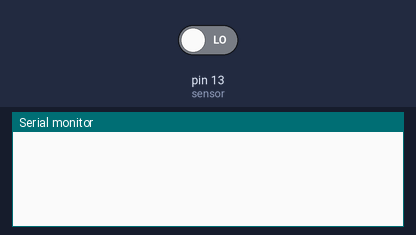
Bench run of a sketch on a simulated Arduino Uno, built with avr-gcc and run on an emulated ATmega328P. On the bench: the last lines printed to the serial monitor. Inputs (shaded band) come from the test bench; at power-on: pin 13 (sensor) LOW.

Above: at 1.8 s.
1.9 s: pin 13 (sensor) driven HIGH
At 3.0 s:
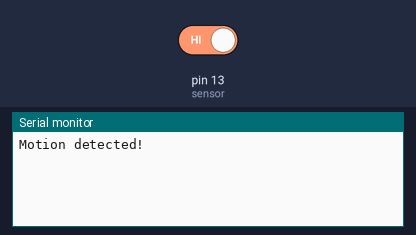
4.0 s: pin 13 (sensor) driven LOW
At 5.7 s:
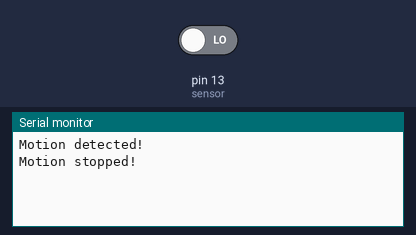

Measured:
- after the input at 1.9 s, the serial monitor: prints a new line after 0.60 s (image 1)
- after the input at 4.0 s, the serial monitor: prints a new line after 0.50 s (image 2)

The sketch:

PIR.ino
```cpp
//int led = 13;                // the pin that the LED is atteched to
int sensor = 13;              // the pin that the sensor is atteched to
int state = LOW;             // by default, no motion detected
int val = 0;                 // variable to store the sensor status (value)

void setup() {
 // pinMode(led, OUTPUT);      // initalize LED as an output
  pinMode(sensor, INPUT);    // initialize sensor as an input
  Serial.begin(9600);        // initialize serial
}

void loop(){
  val = digitalRead(sensor);   // read sensor value
  if (val == HIGH) {           // check if the sensor is HIGH
    //digitalWrite(led, HIGH);   // turn LED ON

    delay(500);                // delay 100 milliseconds

    if (state == LOW) {
      Serial.println("Motion detected!");
      delay(500) ;
      state = HIGH;       // update variable state to HIGH
    }
  }
  else {
    //  digitalWrite(led, LOW); // turn LED OFF
      delay(500);             // delay 200 milliseconds

      if (state == HIGH){
        Serial.println("Motion stopped!");
        state = LOW;       // update variable state to LOW
    }
  }
}
```
